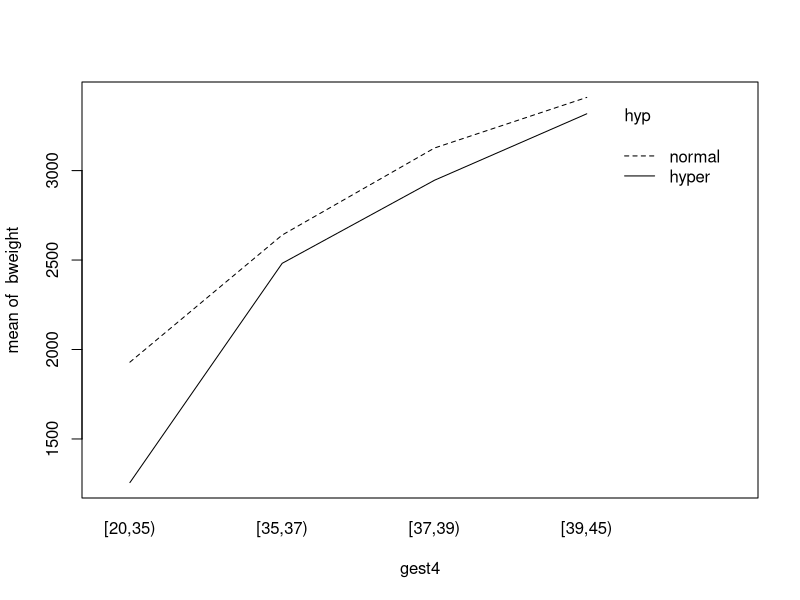
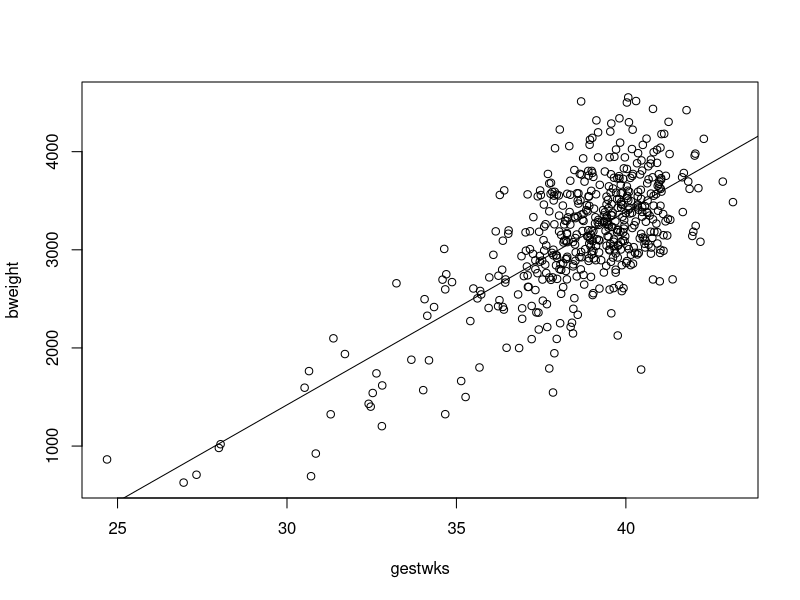
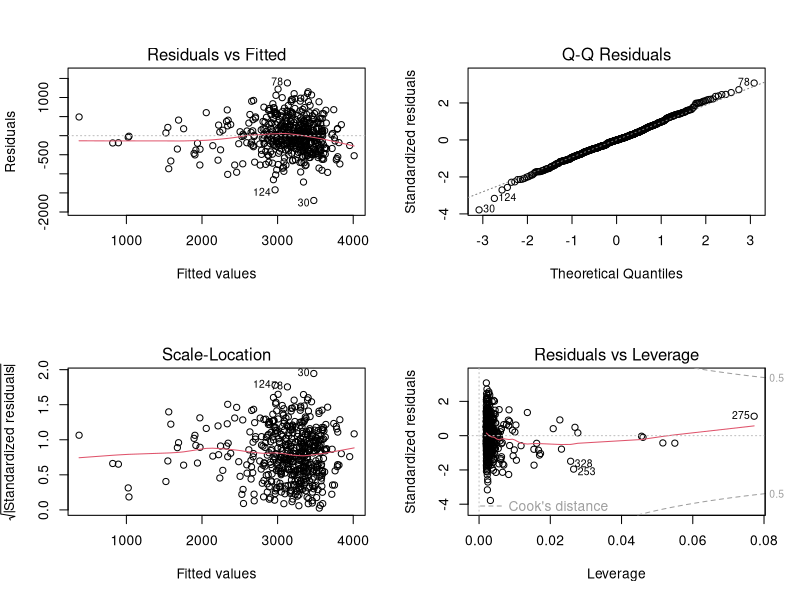
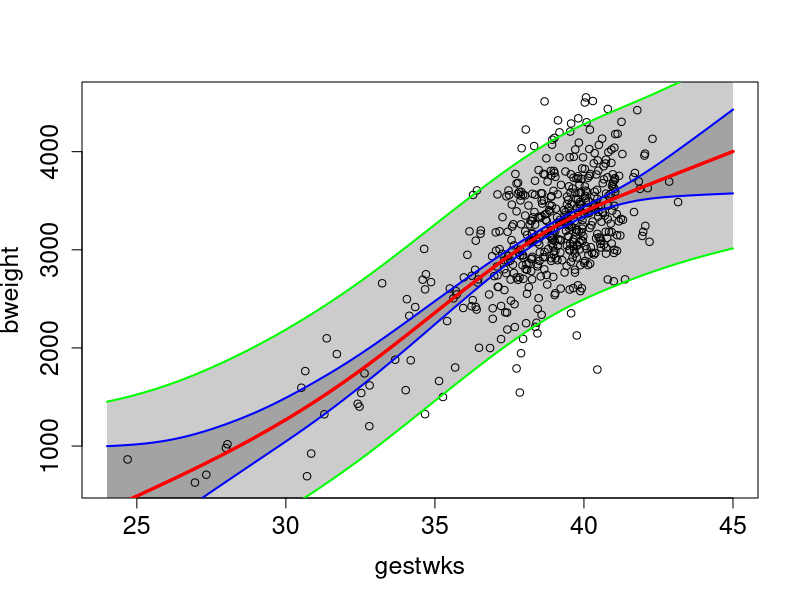
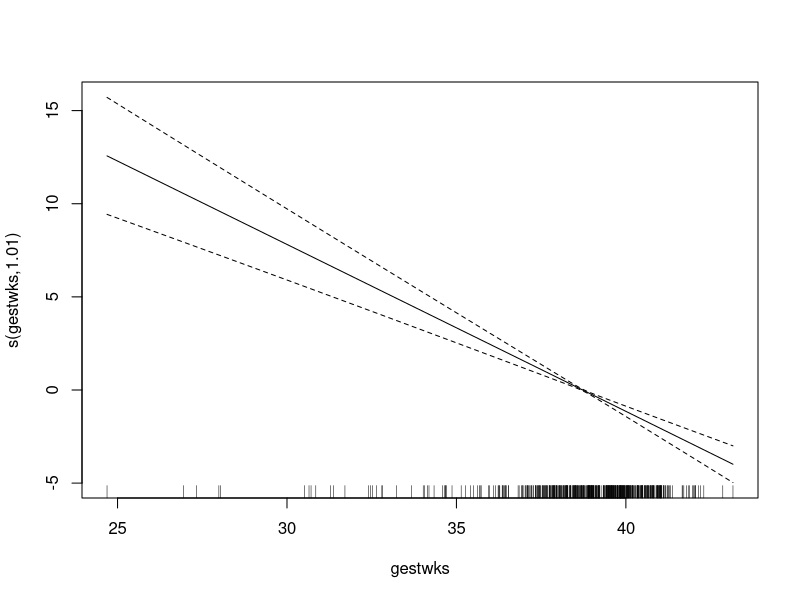
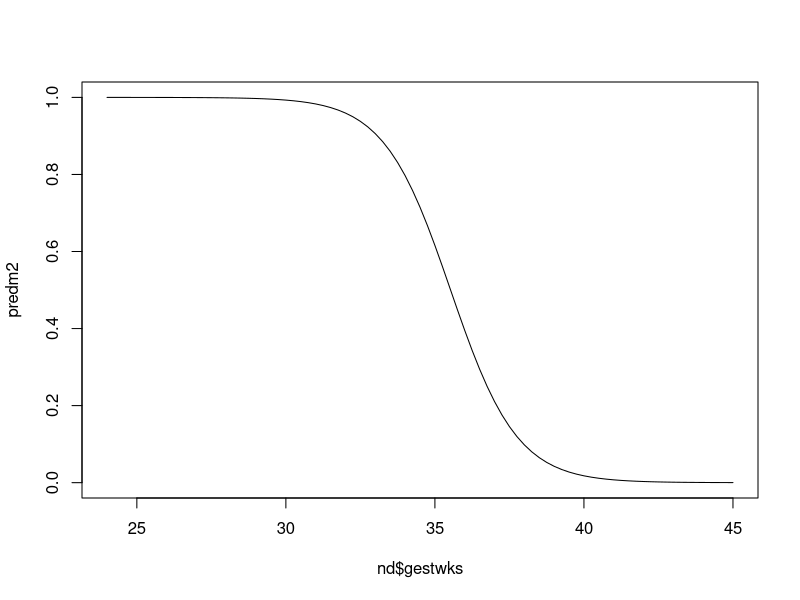
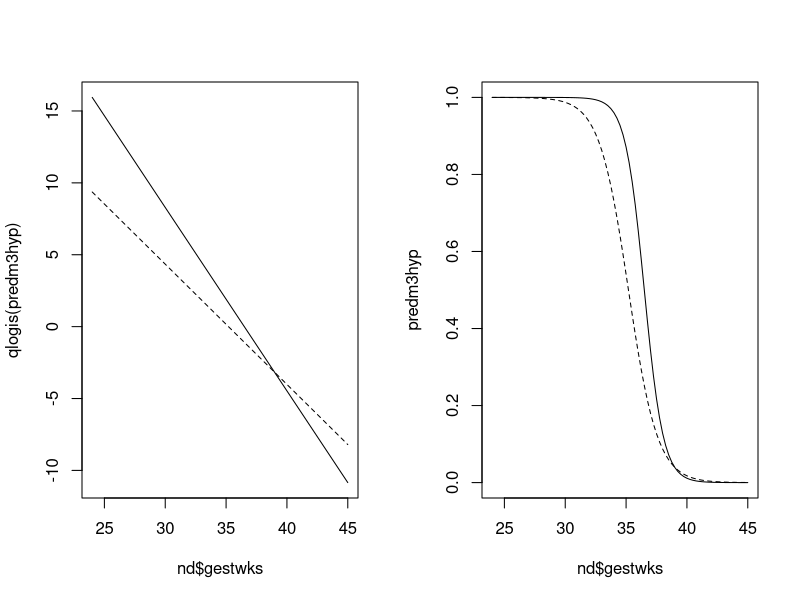

R code for these plots, in order:
### R code from vignette source 'effects-e.rnw'

###################################################
### code chunk number 1: Run births-house
###################################################
library(Epi)
library(mgcv)
data(births)
str(births)


###################################################
### code chunk number 2: effects-e.rnw:92-97
###################################################
births$hyp <- factor(births$hyp, labels = c("normal", "hyper"))
births$sex <- factor(births$sex, labels = c("M", "F"))
births$maged <- cut(births$matage, breaks=c(22,35,44), right=FALSE)
births$gest4 <- cut(births$gestwks, 
    breaks = c(20, 35, 37, 39, 45), right = FALSE)


###################################################
### code chunk number 3: summary
###################################################
summary(births)
with(births, sd(bweight) )


###################################################
### code chunk number 4: t test for sex on bweight
###################################################
with( births, t.test(bweight ~ sex, var.equal=TRUE) )


###################################################
### code chunk number 5: Effects of sex on bweight
###################################################
effx(response=bweight, type="metric", exposure=sex, data=births)


###################################################
### code chunk number 6: Table of mean birth weight by sex
###################################################
stat.table(sex, mean(bweight), data=births)


###################################################
### code chunk number 7: lm of bweight by sex
###################################################
m1 <- glm(bweight ~ sex, family=gaussian, data=births)
summary(m1)


###################################################
### code chunk number 8: ci.lin of bweight by sex
###################################################
round( ci.lin(m1)[ , c(1,5,6)] , 1)


###################################################
### code chunk number 9: Effects of hyp on bweight
###################################################
effx(response=bweight, type="metric", exposure=hyp, data=births)


###################################################
### code chunk number 10: Effects of gest4 (four levels) on bweight
###################################################
effx(response=bweight,typ="metric",exposure=gest4,data=births)


###################################################
### code chunk number 11: Table of mean bweight by gest4
###################################################
stat.table(gest4,mean(bweight),data=births)


###################################################
### code chunk number 12: lm of gest4 on bweight
###################################################
m2 <- lm(bweight ~ gest4, data = births)
round( ci.lin(m2)[ , c(1,5,6)] , 1)


###################################################
### code chunk number 13: bweight-by-hyp-gest4
###################################################
par(mfrow=c(1,1))
with( births, interaction.plot(gest4, hyp, bweight) )


###################################################
### code chunk number 14: Effect of hyp on bweight stratified by gest4
###################################################
effx(bweight, type="metric", exposure=hyp, strata=gest4,data=births)


###################################################
### code chunk number 15: lm for hyp on bweight stratified by gest4
###################################################
m3 <- lm(bweight ~ gest4/hyp, data = births)
round( ci.lin(m3)[ , c(1,5,6)], 1) 


###################################################
### code chunk number 16: lmI for hyp on bweight stratified by gest4
###################################################
m3I <- lm(bweight ~ gest4 + hyp + gest4:hyp, data = births)
round( ci.lin(m3I)[ , c(1,5,6)], 1) 


###################################################
### code chunk number 17: lmIb for hyp on bweight stratified by gest4b
###################################################
births$gest4b <- Relevel( births$gest4, ref = 4)
m3Ib <- lm(bweight ~ gest4b*hyp, data = births)
round( ci.lin(m3Ib)[ , c(1,5,6)], 1) 


###################################################
### code chunk number 18: lmI for hyp on bweight stratified by gest4
###################################################
m3M <- lm(bweight ~ gest4 + hyp, data = births)
round( ci.lin(m3M)[ , c(1,5,6)], 1) 


###################################################
### code chunk number 19: test for hyp-gest4 interaction on bweight
###################################################
anova(m3I, m3M)


###################################################
### code chunk number 20: Effects of hyp on lowbw stratified by sex
###################################################
effx(bweight, type="metric", exposure=hyp, strata= sex, data=births)
m4S <- lm(bweight ~ sex/hyp, data = births)
round( ci.lin(m4S)[ , c(1,5,6)], 1) 
m4I <- lm(bweight ~ sex + hyp + sex:hyp, data = births)
round( ci.lin(m4I)[ , c(1,5,6)], 1) 


###################################################
### code chunk number 21: Effect of hyp on bweight controlled for sex
###################################################
effx(bweight, type="metric", exposure=hyp, control=sex, data=births)


###################################################
### code chunk number 22: lm for hyp on bweight controlled for sex
###################################################
m4 <- lm(bweight ~ sex + hyp, data = births)
ci.lin(m4)[ , c(1,5,6)]  


###################################################
### code chunk number 23: Linear effect of gestwks on bweight
###################################################
effx(response=bweight, type="metric", exposure=gestwks,data=births)
m5 <- lm(bweight ~ gestwks, data=births) ; ci.lin(m5)[ , c(1,5,6)]


###################################################
### code chunk number 24: Linear effect of gestwks on lowbw
###################################################
effx(response=lowbw, type="binary", exposure=gestwks,data=births)


###################################################
### code chunk number 25: Linear effect of gestwks on bweight stratified by maged
###################################################
effx(bweight, type="metric", exposure=gestwks, strata=maged, 
     data=births)


###################################################
### code chunk number 26: Plot-bweight-by-gestwks
###################################################
with(births, plot(gestwks,bweight))
abline(m5)


###################################################
### code chunk number 27: bweight-gestwks-m5-diag
###################################################
par(mfrow=c(2,2))
plot(m5)


###################################################
### code chunk number 28: bweight-gestwks-mPs
###################################################
mPs <- gam( bweight ~ s(gestwks), data = births)		
summary(mPs)	


###################################################
### code chunk number 29: mPs-sig2
###################################################
mPs$sig2
sqrt(mPs$sig2)


###################################################
### code chunk number 30: plotFitPredInt
###################################################
plotFitPredInt <- function( xval, fit, pred, ...)
{
    matshade( xval, fit,  lwd=2, alpha=0.2)
    matshade( xval, pred, lwd=2, alpha=0.2)
    matlines( xval, fit,  lty=1, lwd=c(3,2,2), col=c("red","blue","blue") )
    matlines( xval, pred, lty=1, lwd=c(3,2,2), col=c("red","green","green") )
}


###################################################
### code chunk number 31: bweight-gestwks-mPs-plot
###################################################
nd <- data.frame(gestwks = seq(24, 45, by = 0.25) ) 	
pr.Ps <- predict( mPs, newdata=nd, se.fit=TRUE )
str(pr.Ps) # with se.fit=TRUE, only two columns: fitted value and its SE
fit.Ps <- cbind(pr.Ps$fit, 
                pr.Ps$fit - 2*pr.Ps$se.fit, 
                pr.Ps$fit + 2*pr.Ps$se.fit)
pred.Ps <- cbind(pr.Ps$fit,  # must add residual variance to se.fit^2
                 pr.Ps$fit - 2*sqrt( pr.Ps$se.fit^2 + mPs$sig2), 
                 pr.Ps$fit + 2*sqrt( pr.Ps$se.fit^2 + mPs$sig2))
par(mfrow=c(1,1))
with(births, plot(bweight ~ gestwks, xlim=c(24, 45), 
                  cex.axis=1.5, cex.lab=1.5) )
plotFitPredInt(nd$gestwks, fit.Ps, pred.Ps)


###################################################
### code chunk number 32: lowbw-hyp-table
###################################################
stat.table( index=list(hyp, lowbw), 
            contents=list(count(), percent(lowbw)),
            margins=TRUE, data=births)


###################################################
### code chunk number 33: lowbw-hyp-comp
###################################################
binRD <- glm(lowbw ~ hyp, family=binomial(link="identity"), data=births)
round(ci.lin(binRD)[, c(1,2,5:6)], 3)
binRR <- glm(lowbw ~ hyp, family=binomial(link="log"), data=births)
round(ci.lin(binRR, Exp=TRUE)[, c(1,2,5:7)], 3)
binOR <- glm(lowbw ~ hyp, family=binomial(link="logit"), data=births)
round(ci.lin(binOR, Exp=TRUE)[, c(1,2,5:7)], 3)
effx(response=lowbw, type="binary", exposure=hyp, data=births)


###################################################
### code chunk number 34: lowbw-gestwks-table
###################################################
stat.table( index=list(gest4, lowbw),
          contents=list(count(), percent(lowbw)),
          margins=TRUE, data=births)


###################################################
### code chunk number 35: lowbw-gestwks-spline
###################################################
binm1 <- gam(lowbw ~ s(gestwks), family=binomial(link="logit"), data=births)
summary(binm1)
plot(binm1)


###################################################
### code chunk number 36: lowbw-gestwks-logitlin
###################################################
binm2 <- glm(lowbw ~ I(gestwks-40), family=binomial(link="logit"), data=births)
round(ci.lin(binm2, Exp=TRUE)[, c(1,2,5:7)], 3)


###################################################
### code chunk number 37: lowbw-gestwks-pred
###################################################
predm2 <- predict(binm2, newdata=nd, type="response")
plot( nd$gestwks, predm2, type="l")


###################################################
### code chunk number 38: lowbw-gestwks-hyp
###################################################
binm3 <- glm(lowbw ~ hyp*I(gestwks-40), family=binomial, data=births)
round(ci.lin(binm3, Exp=TRUE)[, c(1,2,5:7)], 3)


###################################################
### code chunk number 39: lowbw-gestwks-hyp-pred
###################################################
predm3hyp <- predict(binm3, 
   newdata=data.frame(hyp="hyper", nd), type="response")
predm3nor <- predict(binm3, 
   newdata=data.frame(hyp="normal", nd), type="response")
par(mfrow=c(1,2))
plot( nd$gestwks, qlogis(predm3hyp), type="l")
lines( nd$gestwks, qlogis(predm3nor), lty=2)
plot( nd$gestwks, predm3hyp, type="l")
lines( nd$gestwks, predm3nor, lty=2)
